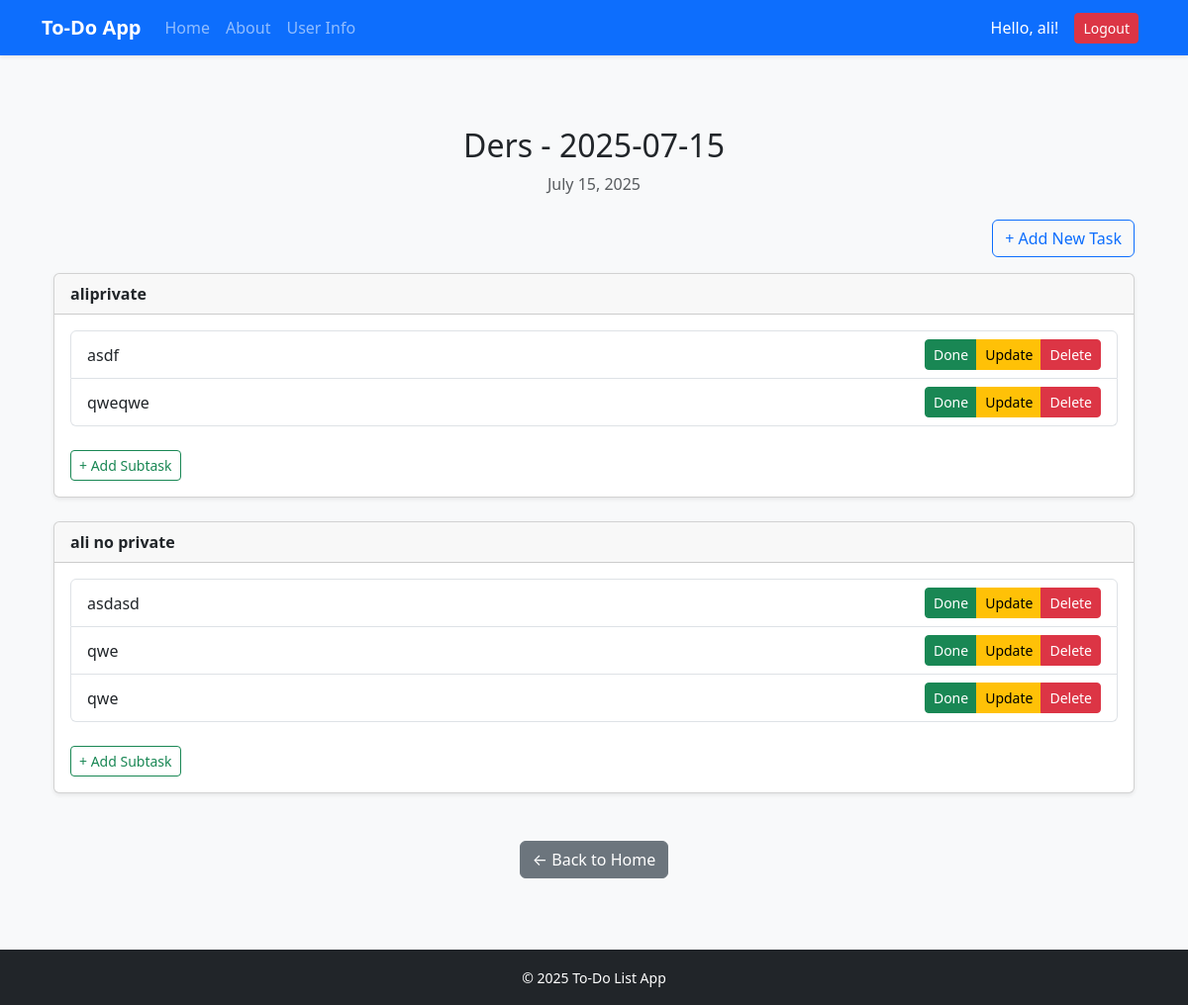
The page /daily-list/8/ (signed in) on the database its author committed.
### todo_app/models.py (models this page shows, shortened)
class DailyTodoList(models.Model):
    category = models.ForeignKey(Category, on_delete=models.CASCADE, null=True, blank=True, related_name='daily_lists')
    name = models.CharField(max_length=100)
    date = models.DateField(default=datetime.today)
    user = models.ForeignKey(User, on_delete=models.CASCADE)

class Todos(models.Model):
    title = models.CharField(max_length=100, blank=True)
    description = models.TextField(max_length=1000, blank=True)
    finished = models.BooleanField(default=False)
    date_created = models.DateTimeField(default=now, blank=True)
    finished_date = models.DateTimeField(null=True, blank=True)
    deadline = models.DateTimeField(null=True, blank=True)
    is_private = models.BooleanField(default=True)
    daily_list = models.ForeignKey('DailyTodoList', on_delete=models.CASCADE, related_name='todos', null=True, blank=True)
    user = models.ForeignKey(User, on_delete=models.CASCADE)
    class Meta:
        verbose_name = "Todo"
        verbose_name_plural = "Todos"

class TodoItem(models.Model):
    todo = models.ForeignKey(Todos, related_name="items", on_delete=models.CASCADE)
    text = models.CharField(max_length=255)
    done = models.BooleanField(default=False)
    class Meta:
        verbose_name = "Todo item"
        verbose_name_plural = "Todo items"

### todo_app/views.py (the view, shortened to what this page needs)
# urls.py: path('daily-list/<int:list_id>/', views.daily_list_detail, name='daily_list_detail'),
@login_required
@login_required
def daily_list_detail(request, list_id):
    daily_list = get_object_or_404(DailyTodoList, id=list_id) if request.user.is_superuser \
                  else get_object_or_404(DailyTodoList, id=list_id, user=request.user)
    todos = daily_list.todos.prefetch_related('items').all()
    form = TodoForm(request.POST or None)
    return render(request, 'todo_app/daily_list_detail.html', {
        'daily_list': daily_list,
        'todo_list': todos,
        'form': form
    })

### todo_app/templatetags/form_tags.py (called while the page is built)
@register.filter(name='add_class')
def add_class(field, css):
    widget = field.field.widget
    input_type = getattr(widget, 'input_type', None)
    if input_type != 'checkbox':
        existing_classes = widget.attrs.get('class', '')
        widget.attrs['class'] = f'{existing_classes} {css}'.strip()
    return field

### todo_app/templates/todo_app/daily_list_detail.html (shortened to what this page needs)
{% extends "todo_app/base.html" %}
{% load form_tags %}
{% block content %}
<div class="container my-5">
  <div class="text-center mb-4">
    <h2>{{ daily_list.name }}</h2>
    <p class="text-muted">{{ daily_list.date }}</p>
  </div>
  <div class="text-end mb-3">
    <button class="btn btn-outline-primary" type="button" data-bs-toggle="collapse" data-bs-target="#addTaskForm">
      + Add New Task
    </button>
  </div>
  {% if todo_list %}
    {% for todo in todo_list %}
      <div class="card mb-4 shadow-sm">
        <div class="card-header d-flex justify-content-between align-items-center">
          <a href="{% url 'description' todo.id %}" class="text-decoration-none text-dark fw-bold">
            {{ todo.title }}
          </a>
        </div>
        <div class="card-body">
          {% if todo.items.all %}
            <ul class="list-group mb-3">
              {% for item in todo.items.all %}
                <li class="list-group-item d-flex justify-content-between align-items-center">
                  <span>{{ item.text }}</span>
                  <div class="btn-group">
                    <button type="button" class="btn btn-sm toggle-btn {% if item.done %}btn-success{% else %}btn-outline-secondary{% endif %}" data-id="{{ item.id }}">
                      {% if item.done %}Done{% else %}Not Done{% endif %}
                    </button>
                    <a href="{% url 'update_subtask' item.id %}" class="btn btn-warning btn-sm">Update</a>
                    <button type="button" class="btn btn-danger btn-sm delete-subtask" data-id="{{ item.id }}">Delete</button>
                  </div>
                </li>
              {% endfor %}
            </ul>
          {% else %}
            <p class="text-muted">No subtasks found for this task.</p>
          {% endif %}
          <a href="{% url 'add_todo_item' todo.id %}?next={% url 'daily_list_detail' daily_list.id %}" class="btn btn-outline-success btn-sm mt-2">+ Add Subtask</a>
        </div>
      </div>
    {% endfor %}
  {% else %}
    <p class="text-center text-muted mt-5">No tasks in this list yet.</p>
  {% endif %}
  <div class="text-center mt-5">
    <a href="{% url 'index' %}" class="btn btn-secondary">← Back to Home</a>
  </div>
</div>
{% endblock %}

### todo_app/templates/todo_app/base.html (shortened to what this page needs)
<!doctype html>
<html lang="en">
  <head>
    {% load static %}
    <link href="https://cdn.jsdelivr.net/npm/bootstrap@5.3.7/dist/css/bootstrap.min.css" rel="stylesheet">
  </head>
  <body class="d-flex flex-column min-vh-100 text-dark">
    <nav class="navbar navbar-expand-lg navbar-dark bg-primary shadow-sm">
      <div class="container">
        <a class="navbar-brand fw-bold" href="{% url 'index' %}">To-Do App</a>
        <div class="collapse navbar-collapse" id="navbarNav">
          <ul class="navbar-nav me-auto mb-2 mb-lg-0">
            <li class="nav-item">
              <a class="nav-link{% if request.resolver_match.url_name == 'index' %} active{% endif %}" href="{% url 'index' %}">Home</a>
            </li>
            <li class="nav-item">
              <a class="nav-link{% if request.resolver_match.url_name == 'about' %} active{% endif %}" href="{% url 'about' %}">About</a>
            </li>
            <li class="nav-item">
              <a class="nav-link{% if request.resolver_match.url_name == 'user_info' %} active{% endif %}" href="{% url 'user_info' %}">User Info</a>
            </li>
          </ul>
          <div class="d-flex align-items-center">
            {% if user.is_authenticated %}
              <span class="me-3 text-white">Hello, {{ user.username }}!</span>
              <form method="POST" action="{% url 'logout' %}">
                <button class="btn btn-danger btn-sm me-2" type="submit">Logout</button>
              </form>
            {% else %}
              <a class="btn btn-outline-light btn-sm me-2" href="{% url 'login' %}">Login</a>
              <a class="btn btn-warning btn-sm" href="{% url 'register' %}">Register</a>
            {% endif %}
          </div>
        </div>
      </div>
    </nav>
    <main class="container py-4 flex-grow-1">
      {% block content %}
      {% endblock content %}
    </main>
    <footer class="bg-dark text-white text-center py-3 mt-auto">
      <small>&copy; {% now "Y" %} To-Do List App</small>
    </footer>
  </body>
</html>

### todo_app/templates/todo_app/base.html (style rules this page uses)
body { background-color: #f8f9fa; }

### rows shown on the page
DailyTodoList: name "Ders - 2025-07-15", date "July 15, 2025"
Todos: title "aliprivate"
TodoItem: text "asdf", done "Done"
TodoItem: text "qweqwe", done "Done"
Todos: title "ali no private"
TodoItem: text "asdasd", done "Done"
TodoItem: text "qwe", done "Done"
TodoItem: text "qwe", done "Done"

### other values the page prints
{{ user.username }} "ali"
